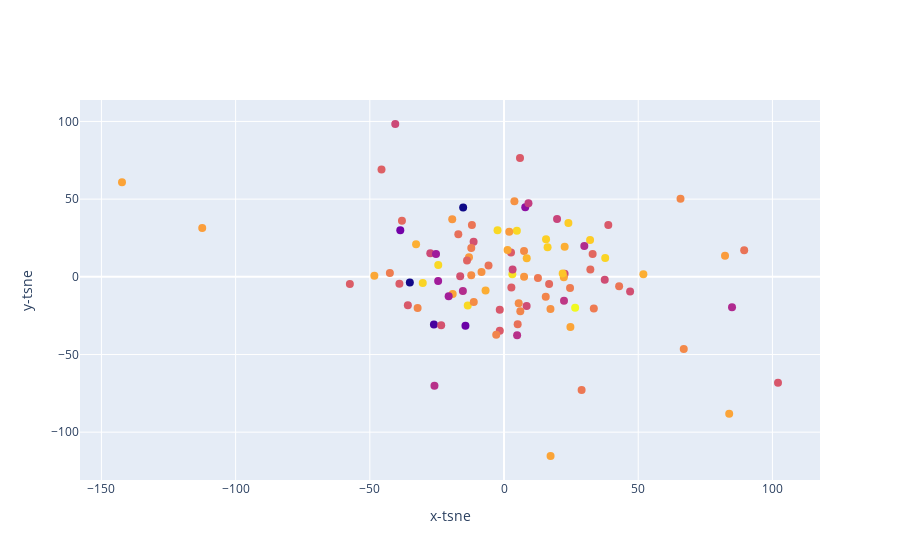

The cell this chart's notebook holds for it:
### Code cell
plot_pca_scaler("loudness",df)

### Figure 1 — Plotly figure (JSON) as saved in the notebook; plotly's stock layout.template omitted (floating-point values rounded to 4 significant figures)
{"data": [{"marker": {"color": [-3.183, -4.328, -4.757, -6.769, -4.284, -6.842, -6.596, -5.043, -4.961, -8.374, -6.366, -6.428, -5.024, -4.432, -8.795, -4.215, -3.862, -4.868, -4.068, -4.305, -4.915, -4.749, -7.398, -4.035, -6.327, -6.864, -3.374, -7.786, -5.599, -4.581, -5.94, -7.028, -3.094, -3.299, -6.258, -7.733, -11.38, -6.594, -5.595, -5.827, -6.312, -4.068, -3.105, -4.209, -4.502, -6.745, -11.46, -2.921, -5.313, -4.323, -2.396, -9.433, -5.309, -5.002, -5.886, -3.297, -4.661, -6.923, -10.4, -4.282, -6.763, -5.535, -6.054, -5.363, -5.445, -6.166, -9.601, -6.678, -3.181, -5.698, -4.63, -3.37, -6.351, -7.607, -6.288, -3.093, -8.279, -3.515, -6.378, -5.126, -4.2, -3.073, -4.518, -5.883, -5.429, -7.621, -6.237, -5.092, -6.406, -5.098, -7.844, -4.093, -5.516, -5.35, -8.228, -4.761, -5.651, -7.226, -4.902, -6.593], "size": 8}, "mode": "markers", "text": ["Ed Sheeran - Shape of You", "Luis Fonsi - Despacito - Remix", "Luis Fonsi - Despacito (Featuring Daddy Yankee)", "The Chainsmokers - Something Just Like This", "DJ Khaled - I'm the One", "Kendrick Lamar - HUMBLE.", "Kygo - It Ain't Me (with Selena Gomez)", "French Montana - Unforgettable", "Bruno Mars - That's What I Like", "ZAYN - I Don’t Wanna Live Forever (Fifty Shades Darker) - From \"Fifty Shades Darker (Original Motion Picture Soundtrack)\"", "Lil Uzi Vert - XO TOUR Llif3", "The Chainsmokers - Paris", "Zedd - Stay (with Alessia Cara)", "Charlie Puth - Attention", "Future - Mask Off", "Post Malone - Congratulations", "Jason Derulo - Swalla (feat. Nicki Minaj & Ty Dolla $ign)", "Ed Sheeran - Castle on the Hill", "Clean Bandit - Rockabye (feat. Sean Paul & Anne-Marie)", "Imagine Dragons - Believer", "J Balvin - Mi Gente", "Imagine Dragons - Thunder", "James Arthur - Say You Won't Let Go", "Shawn Mendes - There's Nothing Holdin' Me Back", "Danny Ocean - Me Rehúso", "Julia Michaels - Issues", "Ed Sheeran - Galway Girl", "Martin Garrix - Scared to Be Lonely", "The Chainsmokers - Closer", "Clean Bandit - Symphony (feat. Zara Larsson)", "The Weeknd - I Feel It Coming", "The Weeknd - Starboy", "DJ Khaled - Wild Thoughts", "Calvin Harris - Slide", "Dua Lipa - New Rules", "Logic - 1-800-273-8255", "Drake - Passionfruit", "Post Malone - rockstar", "Liam Payne - Strip That Down", "David Guetta - 2U (feat. Justin Bieber)", "Ed Sheeran - Perfect", "Starley - Call On Me - Ryan Riback Extended Remix", "Calvin Harris - Feels", "Jonas Blue - Mama", "Maluma - Felices los 4", "KYLE - iSpy (feat. Lil Yachty)", "Khalid - Location", "Shakira - Chantaje", "Migos - Bad and Boujee (feat. Lil Uzi Vert)", "Camila Cabello - Havana", "Martin Jensen - Solo Dance", "Drake - Fake Love", "DJ Snake - Let Me Love You", "Axwell /\\ Ingrosso - More Than You Know", "Drake - One Dance", "Enrique Iglesias - SUBEME LA RADIO", "Maggie Lindemann - Pretty Girl - Cheat Codes X CADE Remix", "Demi Lovato - Sorry Not Sorry", "Childish Gambino - Redbone", "Bruno Mars - 24K Magic", "Kendrick Lamar - DNA.", "Nicky Jam - El Amante", "Jax Jones - You Don't Know Me - Radio Edit", "Katy Perry - Chained To The Rhythm", "Cheat Codes - No Promises (feat. Demi Lovato)", "Maroon 5 - Don't Wanna Know (feat. Kendrick Lamar)", "Alessia Cara - How Far I'll Go - From \"Moana\"", "Niall Horan - Slow Hands", "Wisin - Escápate Conmigo", "Big Sean - Bounce Back", "Harry Styles - Sign of the Times", "Travis Scott - goosebumps", "Khalid - Young Dumb & Broke", "Martin Garrix - There for You", "Maroon 5 - Cold (feat. Future)", "Marshmello - Silence", "Sam Smith - Too Good At Goodbyes", "Steve Aoki - Just Hold On", "Taylor Swift - Look What You Made Me Do", "Macklemore - Glorious (feat. Skylar Grey)", "Hailee Steinfeld - Starving", "CNCO - Reggaetón Lento (Bailemos)", "AJR - Weak", "Ariana Grande - Side To Side", "Zion & Lennox - Otra Vez (feat. J Balvin)", "Lauv - I Like Me Better", "Martin Garrix - In the Name of Love", "Major Lazer - Cold Water (feat. Justin Bieber & MØ)", "Miley Cyrus - Malibu", "The Vamps - All Night", "Alok - Hear Me Now", "Rita Ora - Your Song", "Chris Jeday - Ahora Dice", "Justin Bieber - Friends (with BloodPop®)", "21 Savage - Bank Account", "Machine Gun Kelly - Bad Things (with Camila Cabello)", "The Chainsmokers - Don't Let Me Down", "Sam Hunt - Body Like A Back Road", "Halsey - Now Or Never", "ZAYN - Dusk Till Dawn - Radio Edit"], "type": "scatter", "x": [37.7, -142.3, 3.87, 22.57, 24.73, -27.47, -16.32, -32.2, 7.456, -25.34, 38.85, 102.1, 65.76, -112.4, 7.91, -48.31, 8.46, -12.21, 51.92, 83.9, 5.467, -8.384, 22.35, -32.77, -1.584, -40.52, 32.06, 29.92, 89.48, -13.05, 33.02, 19.76, -2.41, 16.23, -57.44, -15.33, -35.09, -11.33, -5.771, 32.16, -38.98, 22.59, 4.777, 22.28, 82.34, 37.52, -15.22, 3.094, -42.53, -19.12, 26.5, -38.65, -12.2, 66.96, 16.79, 15.66, 7.475, 3.19, -26.12, 17.34, 8.422, -11.96, -13.78, 33.45, 28.9, -45.64, -14.37, 46.97, -30.28, -17.03, -19.3, 23.98, 5.951, 4.881, 2.607, -24.51, -24.54, 21.85, -35.83, -2.903, 1.33, -13.52, 1.951, -38.03, 12.64, -25.92, 2.734, 15.54, -1.593, 6.071, 84.94, -6.876, 42.88, 24.6, -20.62, 17.3, 5.085, 9.106, -11.27, -23.41], "y": [12.03, 60.81, 48.64, 1.969, -32.27, 15.18, 0.2879, -20.14, 16.6, 14.75, 33.35, -68.12, 50.27, 31.38, 44.73, 0.7196, 11.98, 1.073, 1.648, -88.14, -17.04, 3.169, -15.39, 20.97, -34.77, 98.36, 23.77, 19.82, 17.03, 12.6, 14.7, 37.24, 29.93, 18.97, -4.549, -9.098, -3.587, 22.64, 7.26, 4.646, -4.509, 19.37, 29.66, -0.2239, 13.59, -1.949, 44.66, 1.632, 2.405, -11.13, -19.98, 29.93, 18.51, -46.53, -4.666, 24.18, 0.02266, 4.705, -30.73, -115.3, -18.85, 33.29, 10.57, -20.33, -72.81, 69.11, -31.53, -9.41, -3.995, 27.43, 37.02, 34.61, 76.41, -37.55, 15.67, 7.61, -2.761, 2.117, -18.3, -37.29, 17.26, -18.54, 29.01, 36.12, -0.7507, -70.07, -6.861, -12.77, -21.14, -22.19, -19.53, -8.84, -6.032, -7.151, -12.51, -20.66, -30.59, 47.37, -16.28, -31.26]}], "layout": {"xaxis": {"title": {"text": "x-tsne"}}, "yaxis": {"title": {"text": "y-tsne"}}}}
